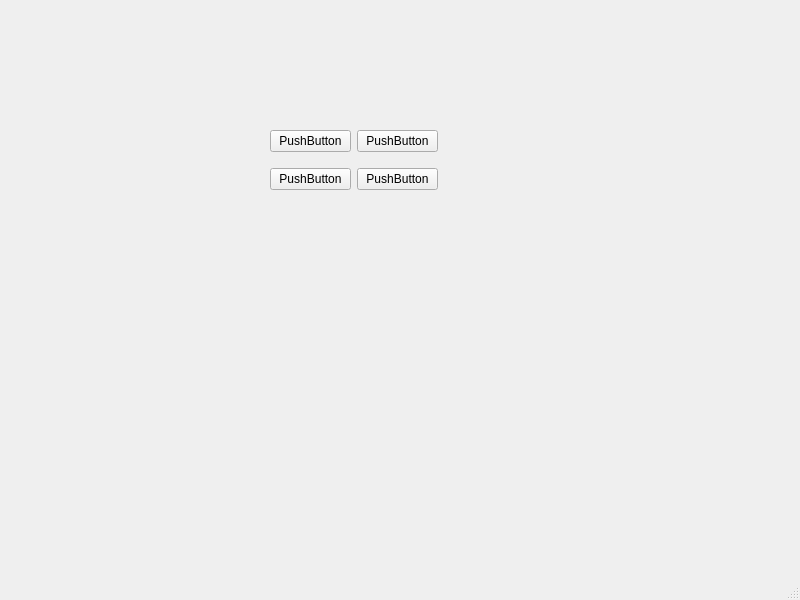
<?xml version="1.0" encoding="UTF-8"?>
<ui version="4.0">
 <class>MainWindow</class>
 <widget class="QMainWindow" name="MainWindow">
  <property name="geometry">
   <rect>
    <x>0</x>
    <y>0</y>
    <width>800</width>
    <height>600</height>
   </rect>
  </property>
  <property name="windowTitle">
   <string>MainWindow</string>
  </property>
  <widget class="QWidget" name="centralwidget">
   <widget class="QWidget" name="gridLayoutWidget">
    <property name="geometry">
     <rect>
      <x>270</x>
      <y>120</y>
      <width>168</width>
      <height>80</height>
     </rect>
    </property>
    <layout class="QGridLayout" name="gridLayout">
     <item row="0" column="0">
      <widget class="QPushButton" name="pushButton_1">
       <property name="text">
        <string>PushButton</string>
       </property>
      </widget>
     </item>
     <item row="0" column="1">
      <widget class="QPushButton" name="pushButton_2">
       <property name="text">
        <string>PushButton</string>
       </property>
      </widget>
     </item>
     <item row="1" column="0">
      <widget class="QPushButton" name="pushButton_3">
       <property name="text">
        <string>PushButton</string>
       </property>
      </widget>
     </item>
     <item row="1" column="1">
      <widget class="QPushButton" name="pushButton_4">
       <property name="text">
        <string>PushButton</string>
       </property>
      </widget>
     </item>
    </layout>
   </widget>
  </widget>
  <widget class="QMenuBar" name="menubar">
   <property name="geometry">
    <rect>
     <x>0</x>
     <y>0</y>
     <width>800</width>
     <height>21</height>
    </rect>
   </property>
  </widget>
  <widget class="QStatusBar" name="statusbar"/>
 </widget>
 <resources/>
 <connections/>
</ui>
